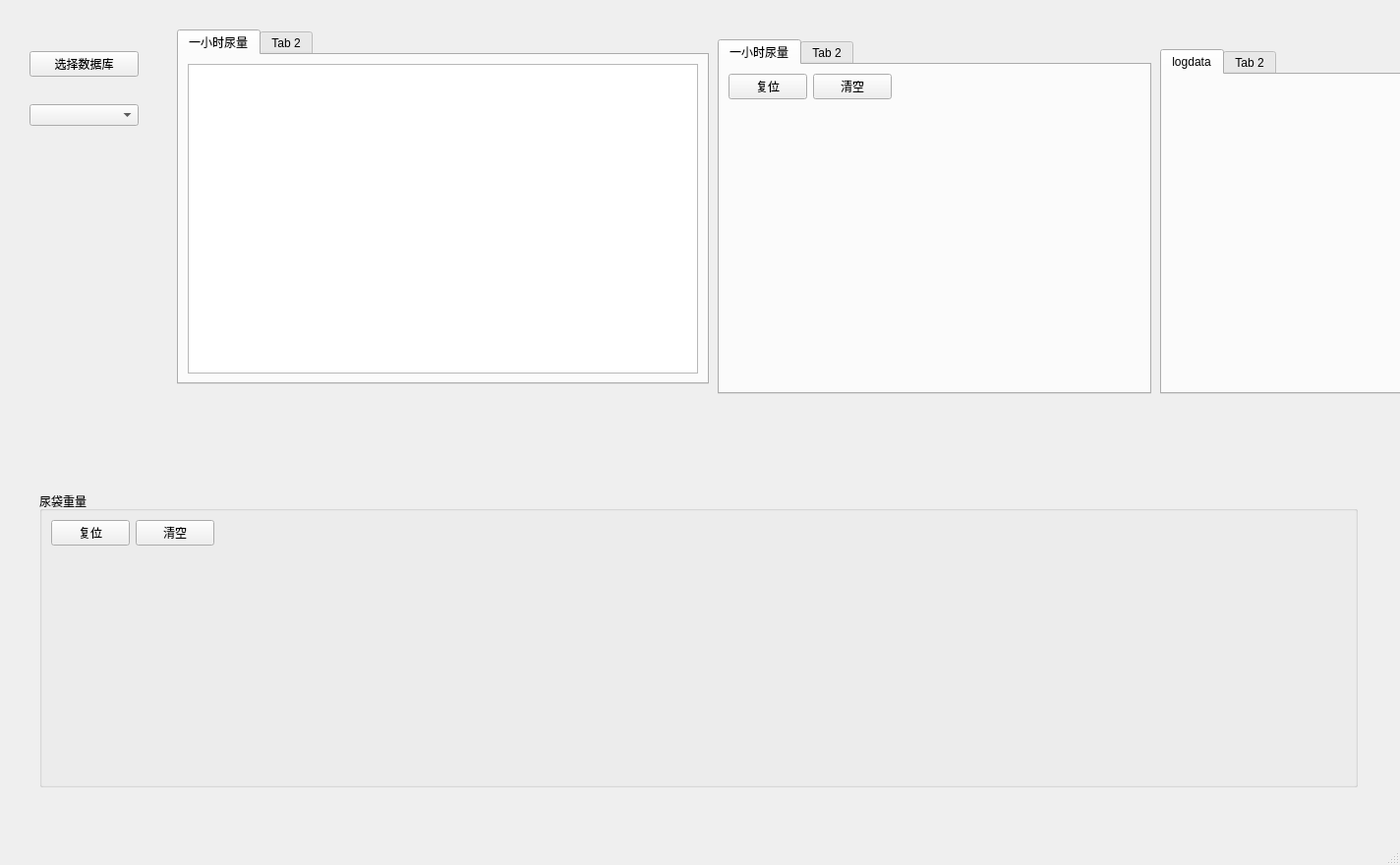
<?xml version="1.0" encoding="UTF-8"?>
<ui version="4.0">
 <class>MainWindow</class>
 <widget class="QMainWindow" name="MainWindow">
  <property name="geometry">
   <rect>
    <x>0</x>
    <y>0</y>
    <width>1424</width>
    <height>880</height>
   </rect>
  </property>
  <property name="windowTitle">
   <string>MainWindow</string>
  </property>
  <widget class="QWidget" name="centralwidget">
   <widget class="QGroupBox" name="groupBox_2">
    <property name="geometry">
     <rect>
      <x>40</x>
      <y>500</y>
      <width>1341</width>
      <height>301</height>
     </rect>
    </property>
    <property name="title">
     <string>尿袋重量</string>
    </property>
    <layout class="QGridLayout" name="gridLayout">
     <item row="0" column="0">
      <widget class="QPushButton" name="resetBtn_2">
       <property name="text">
        <string>复位</string>
       </property>
      </widget>
     </item>
     <item row="0" column="1">
      <widget class="QPushButton" name="clearBtn_2">
       <property name="text">
        <string>清空</string>
       </property>
      </widget>
     </item>
     <item row="0" column="2">
      <spacer name="horizontalSpacer_2">
       <property name="orientation">
        <enum>Qt::Horizontal</enum>
       </property>
       <property name="sizeHint" stdset="0">
        <size>
         <width>255</width>
         <height>20</height>
        </size>
       </property>
      </spacer>
     </item>
     <item row="1" column="0" colspan="3">
      <widget class="QCustomPlot" name="CustomPlot_2" native="true"/>
     </item>
    </layout>
   </widget>
   <widget class="QTabWidget" name="tabWidget">
    <property name="geometry">
     <rect>
      <x>730</x>
      <y>40</y>
      <width>441</width>
      <height>361</height>
     </rect>
    </property>
    <property name="currentIndex">
     <number>0</number>
    </property>
    <widget class="QWidget" name="tab">
     <attribute name="title">
      <string>一小时尿量</string>
     </attribute>
     <layout class="QGridLayout" name="gridLayout_2">
      <item row="0" column="0">
       <widget class="QPushButton" name="resetBtn">
        <property name="text">
         <string>复位</string>
        </property>
       </widget>
      </item>
      <item row="0" column="1">
       <widget class="QPushButton" name="clearBtn">
        <property name="text">
         <string>清空</string>
        </property>
       </widget>
      </item>
      <item row="0" column="2">
       <spacer name="horizontalSpacer">
        <property name="orientation">
         <enum>Qt::Horizontal</enum>
        </property>
        <property name="sizeHint" stdset="0">
         <size>
          <width>252</width>
          <height>20</height>
         </size>
        </property>
       </spacer>
      </item>
      <item row="1" column="0" colspan="3">
       <widget class="QCustomPlot" name="CustomPlot" native="true"/>
      </item>
     </layout>
    </widget>
    <widget class="QWidget" name="tab_2">
     <attribute name="title">
      <string>Tab 2</string>
     </attribute>
    </widget>
   </widget>
   <widget class="QTabWidget" name="tabWidget_2">
    <property name="geometry">
     <rect>
      <x>180</x>
      <y>30</y>
      <width>541</width>
      <height>361</height>
     </rect>
    </property>
    <widget class="QWidget" name="tab_3">
     <attribute name="title">
      <string>一小时尿量</string>
     </attribute>
     <layout class="QGridLayout" name="gridLayout_3">
      <item row="0" column="0">
       <widget class="QTableView" name="tableView"/>
      </item>
     </layout>
    </widget>
    <widget class="QWidget" name="tab_4">
     <attribute name="title">
      <string>Tab 2</string>
     </attribute>
    </widget>
   </widget>
   <widget class="QWidget" name="widget" native="true">
    <property name="geometry">
     <rect>
      <x>30</x>
      <y>30</y>
      <width>111</width>
      <height>121</height>
     </rect>
    </property>
    <layout class="QVBoxLayout" name="verticalLayout">
     <item>
      <widget class="QPushButton" name="selectDatabaseBtn">
       <property name="text">
        <string>选择数据库</string>
       </property>
      </widget>
     </item>
     <item>
      <widget class="QComboBox" name="UserIdComboBox"/>
     </item>
    </layout>
   </widget>
   <widget class="QTabWidget" name="tabWidget_3">
    <property name="geometry">
     <rect>
      <x>1180</x>
      <y>50</y>
      <width>411</width>
      <height>351</height>
     </rect>
    </property>
    <widget class="QWidget" name="tab_5">
     <attribute name="title">
      <string>logdata</string>
     </attribute>
    </widget>
    <widget class="QWidget" name="tab_6">
     <attribute name="title">
      <string>Tab 2</string>
     </attribute>
    </widget>
   </widget>
  </widget>
  <widget class="QMenuBar" name="menubar">
   <property name="geometry">
    <rect>
     <x>0</x>
     <y>0</y>
     <width>1424</width>
     <height>21</height>
    </rect>
   </property>
  </widget>
  <widget class="QStatusBar" name="statusbar"/>
 </widget>
 <customwidgets>
  <customwidget>
   <class>QCustomPlot</class>
   <extends>QWidget</extends>
   <header location="global">qcustomplot.h</header>
   <container>1</container>
  </customwidget>
 </customwidgets>
 <resources/>
 <connections/>
</ui>
